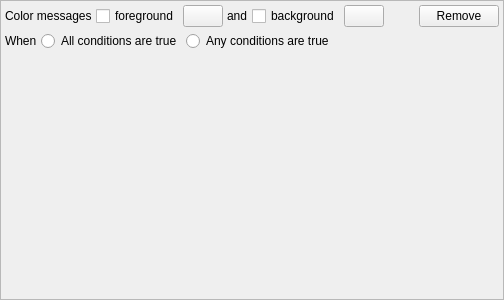
<?xml version="1.0" encoding="UTF-8"?>
<ui version="4.0">
 <class>FilterHighlight</class>
 <widget class="QFrame" name="FilterHighlight">
  <property name="geometry">
   <rect>
    <x>0</x>
    <y>0</y>
    <width>504</width>
    <height>300</height>
   </rect>
  </property>
  <property name="sizePolicy">
   <sizepolicy hsizetype="Preferred" vsizetype="Minimum">
    <horstretch>0</horstretch>
    <verstretch>0</verstretch>
   </sizepolicy>
  </property>
  <property name="windowTitle">
   <string>Frame</string>
  </property>
  <property name="frameShape">
   <enum>QFrame::StyledPanel</enum>
  </property>
  <property name="frameShadow">
   <enum>QFrame::Plain</enum>
  </property>
  <property name="lineWidth">
   <number>1</number>
  </property>
  <layout class="QVBoxLayout" name="verticalLayout">
   <property name="spacing">
    <number>4</number>
   </property>
   <property name="leftMargin">
    <number>4</number>
   </property>
   <property name="topMargin">
    <number>4</number>
   </property>
   <property name="rightMargin">
    <number>4</number>
   </property>
   <property name="bottomMargin">
    <number>4</number>
   </property>
   <item>
    <layout class="QHBoxLayout" name="horizontalLayout">
     <property name="topMargin">
      <number>0</number>
     </property>
     <item>
      <widget class="QLabel" name="label_6">
       <property name="text">
        <string>Color messages</string>
       </property>
      </widget>
     </item>
     <item>
      <widget class="QCheckBox" name="foregroundOn">
       <property name="text">
        <string>foreground</string>
       </property>
      </widget>
     </item>
     <item>
      <widget class="QPushButton" name="foreground">
       <property name="text">
        <string/>
       </property>
      </widget>
     </item>
     <item>
      <widget class="QLabel" name="label">
       <property name="text">
        <string>and</string>
       </property>
      </widget>
     </item>
     <item>
      <widget class="QCheckBox" name="backgroundOn">
       <property name="text">
        <string>background</string>
       </property>
      </widget>
     </item>
     <item>
      <widget class="QPushButton" name="background">
       <property name="text">
        <string/>
       </property>
      </widget>
     </item>
     <item>
      <spacer name="horizontalSpacer">
       <property name="orientation">
        <enum>Qt::Horizontal</enum>
       </property>
       <property name="sizeHint" stdset="0">
        <size>
         <width>40</width>
         <height>20</height>
        </size>
       </property>
      </spacer>
     </item>
     <item>
      <widget class="QPushButton" name="remove">
       <property name="text">
        <string>Remove</string>
       </property>
      </widget>
     </item>
    </layout>
   </item>
   <item>
    <layout class="QHBoxLayout" name="horizontalLayout_2">
     <property name="topMargin">
      <number>0</number>
     </property>
     <item>
      <widget class="QLabel" name="label_7">
       <property name="text">
        <string>When</string>
       </property>
      </widget>
     </item>
     <item>
      <widget class="QRadioButton" name="junctureAnd">
       <property name="text">
        <string>All conditions are true</string>
       </property>
      </widget>
     </item>
     <item>
      <widget class="QRadioButton" name="junctureOr">
       <property name="text">
        <string>Any conditions are true</string>
       </property>
      </widget>
     </item>
     <item>
      <spacer name="horizontalSpacer_2">
       <property name="orientation">
        <enum>Qt::Horizontal</enum>
       </property>
       <property name="sizeHint" stdset="0">
        <size>
         <width>40</width>
         <height>20</height>
        </size>
       </property>
      </spacer>
     </item>
    </layout>
   </item>
   <item>
    <widget class="FilterConditions" name="conditions" native="true">
     <property name="sizePolicy">
      <sizepolicy hsizetype="Preferred" vsizetype="Preferred">
       <horstretch>0</horstretch>
       <verstretch>1</verstretch>
      </sizepolicy>
     </property>
    </widget>
   </item>
  </layout>
 </widget>
 <customwidgets>
  <customwidget>
   <class>FilterConditions</class>
   <extends>QWidget</extends>
   <header>filterconditions.h</header>
   <container>1</container>
  </customwidget>
 </customwidgets>
 <resources/>
 <connections/>
</ui>
